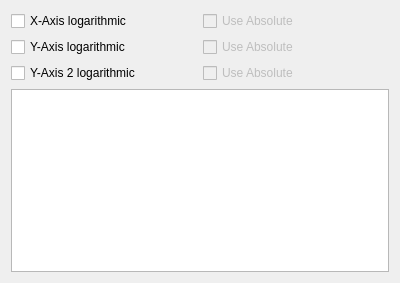
<?xml version="1.0" encoding="UTF-8"?>
<ui version="4.0">
 <class>Plot_Options</class>
 <widget class="QWidget" name="Plot_Options">
  <property name="geometry">
   <rect>
    <x>0</x>
    <y>0</y>
    <width>400</width>
    <height>283</height>
   </rect>
  </property>
  <property name="windowTitle">
   <string>Form</string>
  </property>
  <layout class="QGridLayout" name="gridLayout">
   <item row="2" column="0">
    <widget class="QCheckBox" name="checkBox_log_y2">
     <property name="text">
      <string>Y-Axis 2 logarithmic</string>
     </property>
    </widget>
   </item>
   <item row="0" column="1">
    <widget class="QCheckBox" name="checkBox_use_abs_x">
     <property name="enabled">
      <bool>false</bool>
     </property>
     <property name="text">
      <string>Use Absolute</string>
     </property>
    </widget>
   </item>
   <item row="0" column="0">
    <widget class="QCheckBox" name="checkBox_log_x">
     <property name="text">
      <string>X-Axis logarithmic</string>
     </property>
    </widget>
   </item>
   <item row="1" column="1">
    <widget class="QCheckBox" name="checkBox_use_abs_y">
     <property name="enabled">
      <bool>false</bool>
     </property>
     <property name="text">
      <string>Use Absolute</string>
     </property>
    </widget>
   </item>
   <item row="1" column="0">
    <widget class="QCheckBox" name="checkBox_log_y">
     <property name="text">
      <string>Y-Axis logarithmic</string>
     </property>
    </widget>
   </item>
   <item row="2" column="1">
    <widget class="QCheckBox" name="checkBox_use_abs_y2">
     <property name="enabled">
      <bool>false</bool>
     </property>
     <property name="text">
      <string>Use Absolute</string>
     </property>
    </widget>
   </item>
   <item row="3" column="0" colspan="2">
    <widget class="QTableWidget" name="tableWidget"/>
   </item>
  </layout>
 </widget>
 <resources/>
 <connections/>
</ui>
